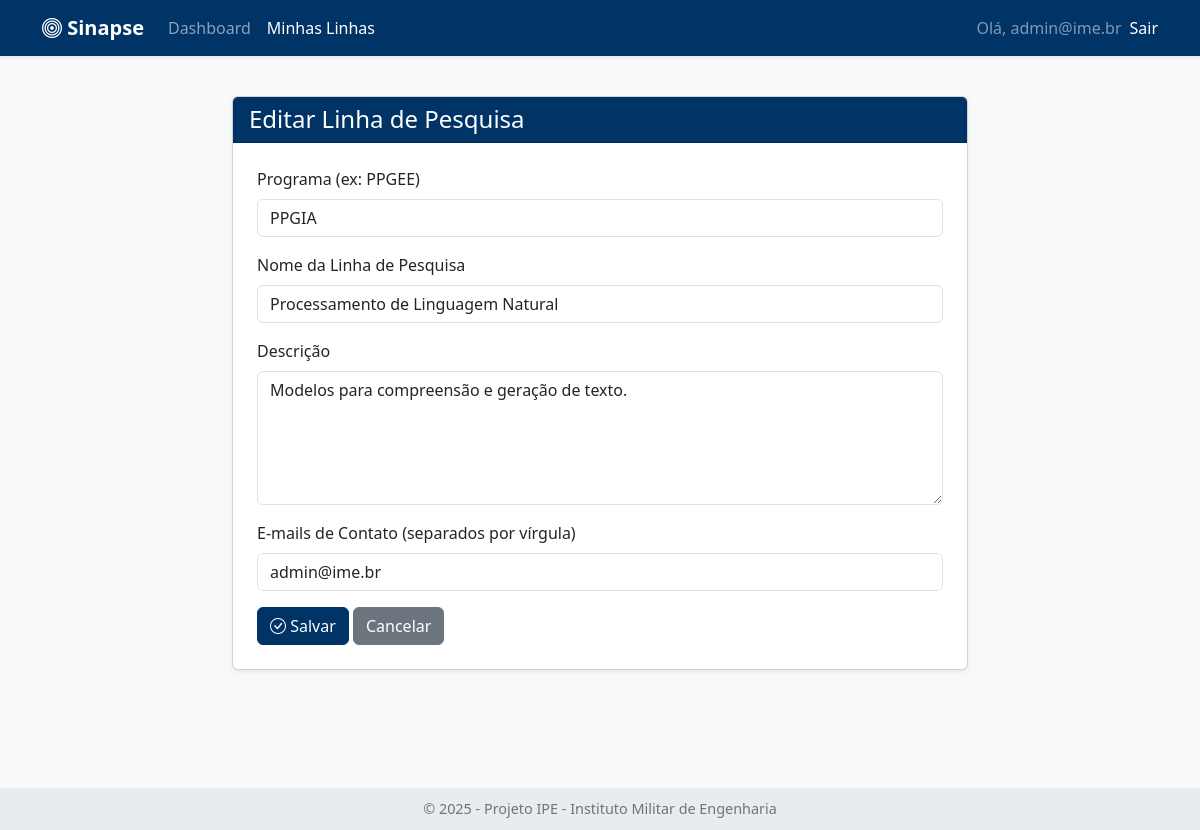
/linhas/editar/2 (signed in), run on the app's committed database.
### tables this page shows
CREATE TABLE linha_ime (
                id INTEGER PRIMARY KEY AUTOINCREMENT,
                programa TEXT,
                linha TEXT,
                descricao TEXT,
                emails_contato TEXT,
                embedding BLOB,
                user_id INTEGER,
                FOREIGN KEY (user_id) REFERENCES users (id)
            );

### app.py (the view, shortened to what this page needs)
@app.route('/linhas/editar/<int:linha_id>', methods=['GET', 'POST'])
@login_required
def editar_linha(linha_id):
    user_id = session['user_id']
    linha = motor.get_linha_by_id(linha_id, user_id)
    if linha is None:
        flash("Linha de pesquisa não encontrada ou você não tem permissão para editá-la.", "danger")
        return redirect(url_for('listar_linhas'))
    return render_template('linha_form.html', titulo="Editar Linha de Pesquisa", linha=linha)

### app.py (called while the page is built)
def login_required(f):
    @wraps(f)
    def decorated_function(*args, **kwargs):
        if 'user_id' not in session:
            flash("Você precisa fazer login para acessar esta página.", "warning")
            return redirect(url_for('login', next=request.path))
        return f(*args, **kwargs)
    return decorated_function

### motor_ia.py (called while the page is built)
    def _get_db_conn(self):
        try:
            sqlite3.register_adapter(np.ndarray, lambda arr: arr.astype(np.float32).tobytes())
            sqlite3.register_converter("vector", lambda b: np.frombuffer(b, dtype=np.float32))
            conn = sqlite3.connect(self.db_path, detect_types=sqlite3.PARSE_DECLTYPES | sqlite3.PARSE_COLNAMES)
            conn.row_factory = self._dict_factory
            return conn
        except sqlite3.Error as e:
            print(f"--- [DEBUG] MOTOR_IA: Erro ao CONECTAR ao banco de dados SQLite '{self.db_path}': {e} ---")
            return None

    def _dict_factory(self, cursor, row):
        d = {}
        for idx, col in enumerate(cursor.description):
            d[col[0]] = row[idx]
        return d

    def get_linha_by_id(self, linha_id, user_id):
        conn = self._get_db_conn()
        if not conn: return None
        try:
            cursor = conn.cursor()
            linha = cursor.execute("SELECT * FROM linha_ime WHERE id = ? AND user_id = ?", (linha_id, user_id)).fetchone()
            conn.close()
            return linha
        except sqlite3.Error as e:
            print(f"Erro ao buscar linha por ID: {e}")
            conn.close()
            return None

### templates/linha_form.html (shortened to what this page needs)
{% extends "base.html" %}
{% block content %}
<div class="row justify-content-center">
    <div class="col-lg-8">
        <div class="card shadow-sm">
            <div class="card-header h4 bg-main-brand text-white">
                {{ titulo }}
            </div>
            <div class="card-body p-4">
                <form method="post">
                    <div class="mb-3">
                        <label for="programa" class="form-label">Programa (ex: PPGEE)</label>
                        <input type="text" class="form-control" id="programa" name="programa" value="{{ linha.programa if linha else '' }}" required>
                    </div>
                    <div class="mb-3">
                        <label for="linha" class="form-label">Nome da Linha de Pesquisa</label>
                        <input type="text" class="form-control" id="linha" name="linha" value="{{ linha.linha if linha else '' }}" required>
                    </div>
                    <div class="mb-3">
                        <label for="descricao" class="form-label">Descrição</label>
                        <textarea class="form-control" id="descricao" name="descricao" rows="5" required>{{ linha.descricao if linha else '' }}</textarea>
                    </div>
                    <div class="mb-3">
                        <label for="emails_contato" class="form-label">E-mails de Contato (separados por vírgula)</label>
                        <input type="text" class="form-control" id="emails_contato" name="emails_contato" value="{{ linha.emails_contato if linha else '' }}">
                    </div>
                    <button type="submit" class="btn btn-main-brand"><i class="bi bi-check-circle"></i> Salvar</button>
                    <a href="{{ url_for('listar_linhas') }}" class="btn btn-secondary">Cancelar</a>
                </form>
            </div>
        </div>
    </div>
</div>
{% endblock %}

### templates/base.html (style rules this page uses)
body { background-color: #f8f9fa; padding-bottom: 80px; }
.card-header { background-color: #e9ecef; }
.bg-main-brand { background-color: #003366 !important; }
.btn-main-brand { background-color: #003366; border-color: #003366; color: #fff; }

### data on the page
linha_ime: programa "PPGIA", linha "Processamento de Linguagem Natural", descricao "Modelos para compreensão e geração de texto.", emails_contato "admin@ime.br"

### other printed values
{{ titulo }} "Editar Linha de Pesquisa"
